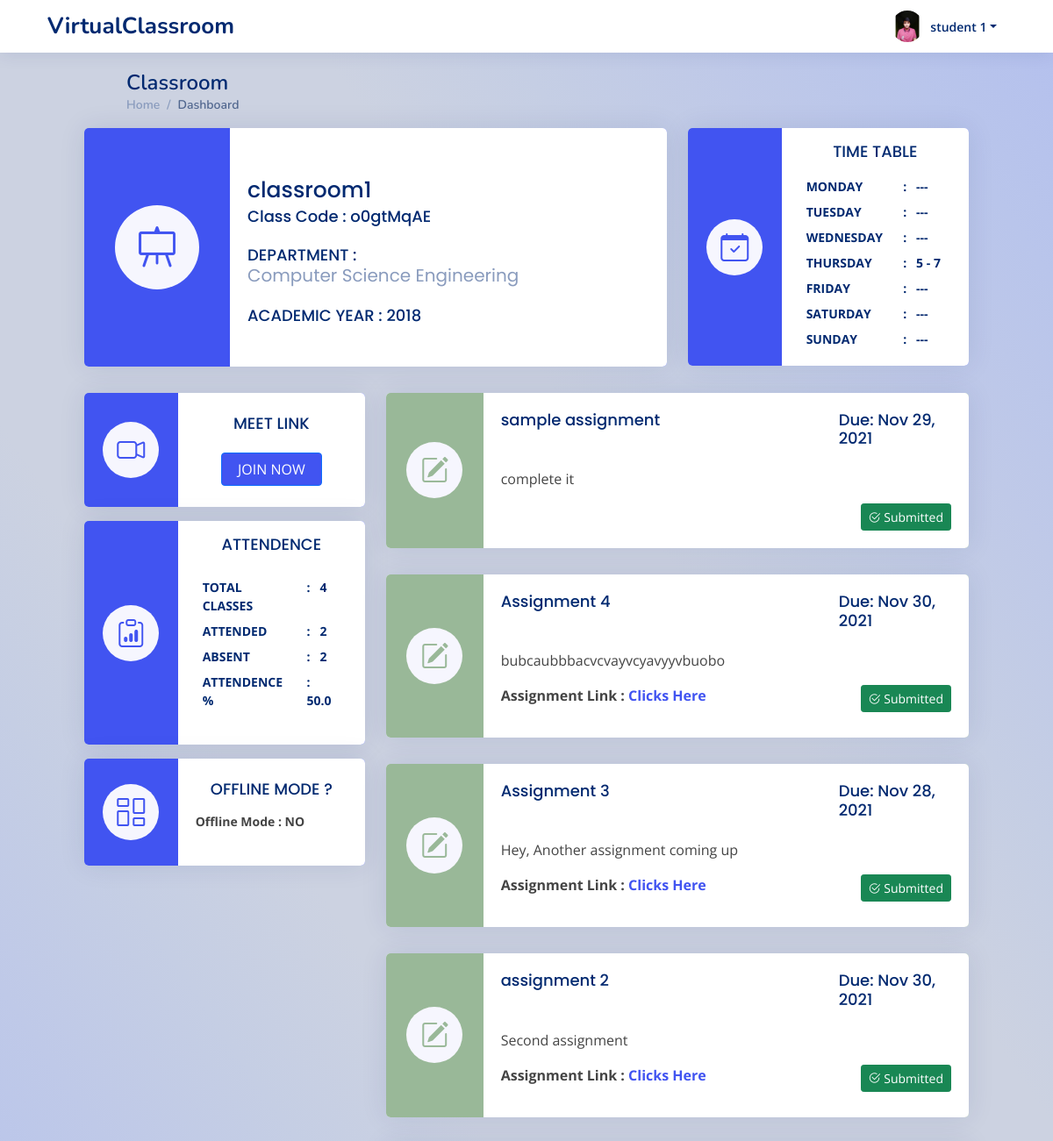
The app's page /student_subject/o0gtMqAE (signed in, upper part), older data.
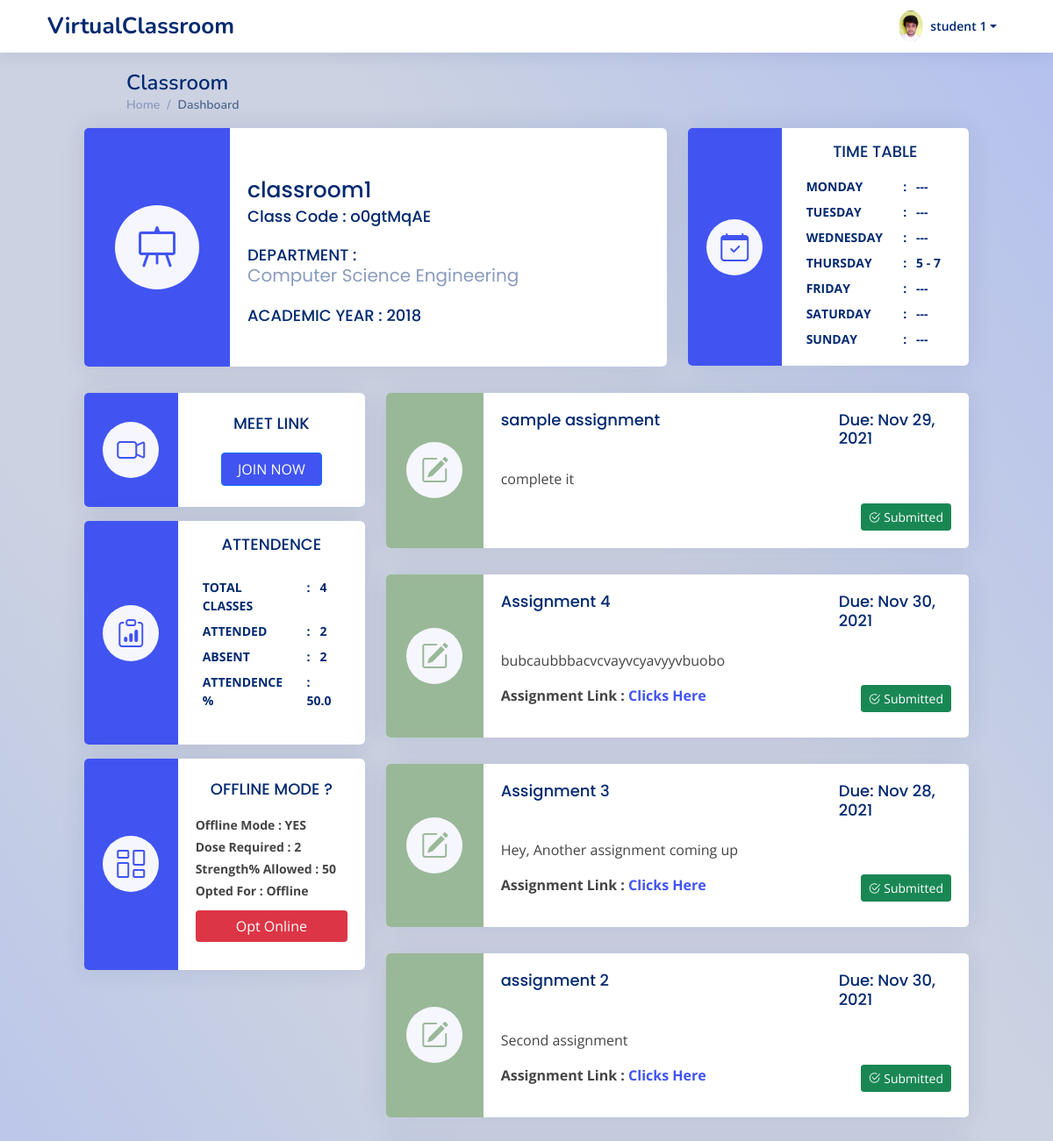
The same page, newer data.
### myapp/models.py (models this page shows, shortened)
class StudentDetails(models.Model):
    studentId = models.ForeignKey(User,on_delete=models.CASCADE)
    studentName = models.CharField(max_length=100,null=False)
    studentPhone = PhoneNumberField(null=False, blank=False, unique=False, default='+91')
    studentGender = models.CharField(max_length=20,null=False)
    studentDOB = models.DateTimeField(default=datetime.now,null=True)
    studentDepartment = models.CharField(max_length = 50, blank= True, null= True, default=' ')
    studentDesc = models.TextField(blank=False,null=True)
    studentCollege = models.CharField(max_length=100,null=False)
    collegeState = models.CharField(max_length=50,null=False)
    yearOfStudy = models.CharField(max_length=2,null=True)
    studentPic = models.ImageField(upload_to='StudentPic/', null=True, blank=True)
    user_date = models.DateTimeField(default=datetime.now,null=True)

class OfflineClass(models.Model):
    classId = models.ForeignKey(ClassRoom,on_delete=models.CASCADE)
    offlineStatus = models.CharField(max_length=5,null=True,blank=True,default='NO')
    vaccineRequired = models.IntegerField(null=True,blank=True,default=0)
    classStrength = models.IntegerField(null=True,blank=True,default=0)
    studentList = models.TextField(blank=True,null=True)

### myapp/views.py (the view, shortened to what this page needs)
# urls.py: path('student_subject/<pk>',views.studentSubject,name='studentSubject'),
@login_required
def studentSubject(request,pk):
    if request.user.is_active and not request.user.is_staff and not request.user.is_superuser:
        id=pk
        classDetails = ClassRoom.objects.get(classId=id)
        user=request.user
        userDetails = StudentDetails.objects.get(studentId = user.pk)
        attendenceObject = Attendence.objects.get(classId = id)
        attendenceList = json.loads(attendenceObject.studentAttendence)
        totalConducted = attendenceObject.totalClassConducted
        totalAttended = 0
        if user.username in attendenceList:
            totalAttended = int(attendenceList.get(user.username,0))
        totalAbsent = totalConducted - totalAttended
        if totalConducted > 0:
            attendencePercent = round((totalAttended/totalConducted)*100,1)
        else:
            attendencePercent = 0
        record = []
        record.append(totalConducted)
        record.append(totalAttended)
        announcements = Announcement.objects.filter(classId = id).annotate(type=Value('announcement', CharField()))
        assignments = Assignment.objects.filter(classId = id).annotate(type=Value('assignment', CharField()))
        all_items = list(assignments) + list(announcements)
        all_items_feed = sorted(all_items, key=lambda obj: obj.publishedTime,reverse=True)
        timeTable = {}
        strTime = classDetails.classTimeTable
        try:
            days = strTime.split('+')
            for x in days:
                curr = x.split(',')
                a = curr[0][1:]
                a=a.strip()
                a=a.strip("\'")
                b = curr[1]
                b=b.strip()
                b=b.strip("\'")
                c = curr[2][:len(curr[2])-1]
                c=c.strip()
                c=c.strip("\'")
                timeTable[a] = [b,c]
        except:
            timeTable={}
        classOfflineStatus = OfflineClass.objects.get(classId = id)
        eligible = False
        available = False
        opted = False
        try:
            vaccineStatus = VaccineStatus.objects.get(userId_id = user.pk)
            if vaccineStatus.vaccineDose >= classOfflineStatus.vaccineRequired:
                eligible = True
            else:
                eligible = False
        except:
            eligible = False
        if classOfflineStatus.offlineStatus == 'NO':
            None
        else:
            classroomStudent = ClassroomStudentsList.objects.get(classId = id)
            temp = json.loads(classroomStudent.studentList)
            totalClassStrength = len(temp)
            totalSeat = int((totalClassStrength * classOfflineStatus.classStrength)/100)
            temp1 = json.loads(classOfflineStatus.studentList)
            totalBooked = len(temp1)
            if user.username in temp1:
                opted = True
            if totalBooked < totalSeat:
                available = True
            else:
                available = False
        context={
            'class' : classDetails,
            'all_items_feed' : all_items_feed,
            'totalConducted' : totalConducted,
            'totalAttended' : totalAttended,
            'totalAbsent' : totalAbsent,
            'attendencePercent' : attendencePercent,
            'userDetails' : userDetails,
            'timeTable' : timeTable,
            'classOfflineStatus' : classOfflineStatus,
            'eligible' : eligible,
            'available' : available,
            'opted':opted
        }
        return render(request,'student/studentSubject.html',context)
    else:
        return redirect('studentLogin')

### myapp/views.py (called while the page is built)
@register.filter(name='get_start_time')
def get_start_time(d, k):
    return d[k][0]

@register.filter(name='get_end_time')
def get_end_time(d, k):
    return d[k][1]

### myapp/templates/student/studentSubject.html (shortened to what the changed rows need)
{% extends 'base.html' %}
{% block content %}
{% load static %}
  <header id="header" class="header fixed-top d-flex align-items-center px-lg-5">
    <nav class="header-nav ms-auto">
      <ul class="d-flex align-items-center">
        <li class="nav-item dropdown pe-3">
          <a class="nav-link nav-profile d-flex align-items-center pe-0" href="#" data-bs-toggle="dropdown">
            <img src="{{ userDetails.studentPic.url }}" alt="Profile" class="rounded-circle">
            <span class="d-none d-md-block dropdown-toggle ps-2">{{user.first_name}} {{user.last_name}}</span>
          </a>
        </li>
      </ul>
    </nav>
  </header>
  <main id="main" class="main px-md-5 mx-md-5" >
    <div class="pagetitle px-xxl-2 px-lg-5">
      <h1>Classroom</h1>
    </div>
    <section class="section dashboard px-xxl-2 px-lg-0">
      <div class="row">
        <div class="col-lg-4">
           <div class="card mb-3 info-card sales-card pb-0">
            <div class="row g-0" style="background: #4154f1">
              <div class="col-md-8 bg-white">
                <div class="card-body my-1">
                  <div class="activity ">
                    {% if classOfflineStatus.offlineStatus == 'NO' %}
                       <p><strong>Offline Mode : NO</strong></p>
                    {% else %}
                       <p class="my-1"><strong>Offline Mode : YES</strong></p>
                       <p class="my-1"><strong>Dose Required : {{classOfflineStatus.vaccineRequired}}</strong></p>
                       <p class="my-1"><strong>Strength% Allowed : {{classOfflineStatus.classStrength}}</strong></p>
                           {% if opted %}
                                <p class="my-1"><strong>Opted For : Offline </strong></p>
                                <a type="button" class="btn btn-primary col-sm-12 bg-danger my-2" style="border:red;" data-bs-toggle="modal" data-bs-target="#optOnline">Opt Online</a>
                           {% endif %}
                    {% endif %}
                  </div>
                </div>
              </div>
            </div>
          </div>
        </div>
      </div>
    </section>
  </main>
{% endblock %}

Row changes from the older to the newer data that the page shows:
changed StudentDetails: studentPic: a different picture
now on this page (row edited): OfflineClass: vaccineRequired "2", classStrength "50"
changed OfflineClass: offlineStatus "NO" → "YES" (drawn)
Text that changed along with them:
text no longer shown: "Offline Mode : NO"
text now shown: "Offline Mode : YES Dose Required : Strength% Allowed : Opted For : Offline Opt Online"
